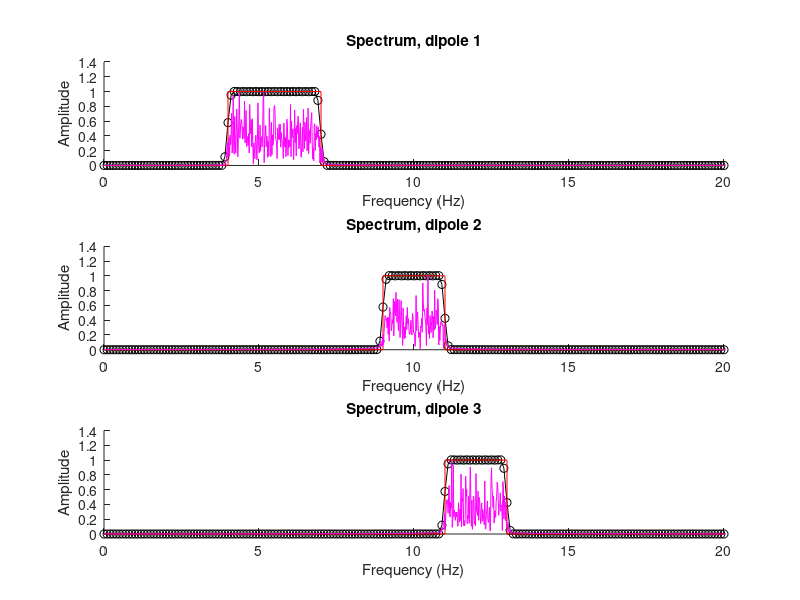

MATLAB code for this plot: (Note: this script raises an error after producing the figure.)
%% gedBounds method to obtain empirical frequency boundaries based on spatial correlations of eigenvectors.
% You can run the entire script to produce figures, and modify the
% simulation as you like.
% 
%  Questions? -> mikexcohen@gmail.com
% 

clear

%% preliminaries

% mat file containing EEG, leadfield and channel locations
load emptyEEG

%% simulation parameters

% boundaries of frequency bands
dipfrex{1} = [  4  7 ];
dipfrex{2} = [  9 11 ];
dipfrex{3} = [ 11 13 ];

% indices of dipole locations
dipoleLoc(1) = 1350;
dipoleLoc(2) =   94;
dipoleLoc(3) =  205;

%% create the dipole time series

% create narrowband nonstationary time series
hz = linspace(0,EEG.srate,EEG.pnts);

% brain of white noise
dipdat = randn(size(EEG.lf.Gain,3),EEG.pnts)*3;

%% optional: brain of pink noise (1/f)
% The method does not depend on the color of the background noise spectrum.
% This is illustrated by using pink noise instead of white noise.

% ed = 2000; % exponential decay parameter
% for di=1:size(EEG.lf.Gain,3)
%     as = rand(1,EEG.pnts) .* exp(-(0:EEG.pnts-1)/ed);
%     data = real(ifft(as .* exp(1i*2*pi*rand(size(as)))));
%     dipdat(di,:) = (data-mean(data))/std(data);
% end

%%

figure(1), clf


for di=1:length(dipoleLoc)
    
    % FIR1 filtered noise
    ford  = round( 30*(EEG.srate/3) );
    fkern = fir1(ford,dipfrex{di}./(EEG.srate/2));
    filtdat = filter(fkern,1,randn(EEG.pnts,1)) * 200;
    
    % put in dipole time series
    dipdat(dipoleLoc(di),:) = filtdat;
    
    subplot(3,1,di), hold on
    plot(linspace(0,EEG.srate,length(fkern)),abs(fft(fkern)),'ko-')
    plot([0 dipfrex{di}(1) dipfrex{di} dipfrex{di}(2) EEG.srate/2],[0 0 1 1 0 0],'r')
    sigX = abs(fft(filtdat));
    plot(linspace(0,EEG.srate,EEG.pnts),sigX/max(sigX),'m')
    set(gca,'xlim',[0 20])
    xlabel('Frequency (Hz)'), ylabel('Amplitude')
    title([ 'Spectrum, dipole ' num2str(di) ])
end

EEG.data = squeeze(EEG.lf.Gain(:,1,:))*dipdat;

%% now for the analysis


%% frex params

numfrex = 80;
frex = logspace(log10(2),log10(30),numfrex);
stds = linspace(1,1,numfrex);

onsets = EEG.srate*2:2*EEG.srate:EEG.pnts-EEG.srate*2;
snipn = 2*EEG.srate;

% initialize
[evals,evecs,maps] = deal(zeros(numfrex,EEG.nbchan));

%% create R

% full R
R = zeros(EEG.nbchan,EEG.nbchan);
for segi=1:length(onsets)
% for segi=1:1
    snipdat = EEG.data(:,onsets(segi):onsets(segi)+snipn);
    snipdat = bsxfun(@minus,snipdat,mean(snipdat,2));
    R = R + snipdat*snipdat'/snipn;
end
R = R/segi;

% regularized R
gamma = .01;
Rr = R*(1-gamma) + eye(EEG.nbchan)*gamma*mean(eig(R));

%% loop over frequencies

for fi=1:numfrex
    
    % filter data
    fdat = filterFGx(EEG.data,EEG.srate,frex(fi),stds(fi),1);
    
    %%% compute S
    % full S
    S = zeros(EEG.nbchan,EEG.nbchan);
    for segi=1:length(onsets)
        snipdat = fdat(:,onsets(segi):onsets(segi)+snipn);
        snipdat = bsxfun(@minus,snipdat,mean(snipdat,2));
        S = S + snipdat*snipdat'/snipn;
    end
    % global variance normalize (optional; this scales the eigenspectrum)
    S = S / (std(S(:))/std(R(:)));
    
    % GED
    [W,L] = eig(S,Rr);
    [evals(fi,:),sidx] = sort(diag(L),'descend');
    W = W(:,sidx);

    % store top component mapp and eigenvector
    maps(fi,:) = W(:,1)'*S;
    evecs(fi,:) = W(:,1);
    
end

%% correlation matrix for clustering

E = zscore(evecs,[],2);
evecCorMat = (E*E'/(EEG.nbchan-1)).^2;

%%

figure(2), clf, set(gcf,'color','w')
contourf(frex,frex,1-evecCorMat,40,'linecolor','none'), hold on
set(gca,'clim',[0 .8],'xscale','log','yscale','log','xtick',round(logspace(log10(1),log10(numfrex),14),1),'ytick',round(logspace(log10(1),log10(numfrex),14),1),'fontsize',15)
xlabel('Frequency (Hz)'), ylabel('Frequency (Hz)') 
axis square, axis xy, colormap bone
title('Eigenvectors correlation matrix')

% box
for i=1:length(dipfrex)
    tbnds = dipfrex{i}; dsearchn(frex',dipfrex{i}');
    plot(tbnds,[1 1]*tbnds(1),'r--','linew',2)
    plot(tbnds,[1 1]*tbnds(2),'r--','linew',2)
    plot([1 1]*tbnds(1),tbnds,'r--','linew',2)
    plot([1 1]*tbnds(2),tbnds,'r--','linew',2)
end


e = evals(:,1);
e = e-min(e); e=e./max(e);
plot(frex,1.5*e+frex(1),'b','linew',2)

h = colorbar;
set(h,'ticklabels',{'1','.8','.6','.4','.2'},'Ticks',0:.2:.8,'fontsize',15)

%% determine the optimal epsilon value

% range of epsilon parameters
nepsis  = 50;
epsis   = linspace(.0001,.05,nepsis);
qvec    = nan(nepsis,1);

for thi=1:length(epsis)
    
    % scan
    freqbands = dbscan(evecCorMat,epsis(thi),3,'Distance','Correlation');
    
    % compute q
    qtmp = zeros(max(freqbands),1);
    MA = false(size(evecCorMat));
    for i=1:max(freqbands)
        M = false(size(evecCorMat));
        M(freqbands==i,freqbands==i) = 1;
        qtmp(i) = mean(mean(evecCorMat(M))) / mean(mean(evecCorMat(~M)));
        MA = MA+M;
    end
    qvec(thi) = mean(qtmp) + log(mean(MA(:)));
end

% run it again on the best epsilon value
[~,epsiidx] = findpeaks(qvec,'NPeaks',1,'SortStr','descend');
if isempty(epsiidx), epsiidx = round(nepsis/2); end
freqbands = dbscan(evecCorMat,epsis(epsiidx),3,'Distance','Correlation');

%% draw empirical bounds on correlation map

for i=1:max(freqbands)
    
    tbnds = frex(freqbands==i);
    tbnds = tbnds([1 end]);
    
    % box
    plot(tbnds,[1 1]*tbnds(1),'m','linew',2)
    plot(tbnds,[1 1]*tbnds(2),'m','linew',2)
    plot([1 1]*tbnds(1),tbnds,'m','linew',2)
    plot([1 1]*tbnds(2),tbnds,'m','linew',2)
end

%% plot the average maps

figure(3), clf, set(gcf,'color','w')
for i=1:3
    
    groundTruth = -squeeze(EEG.lf.Gain(:,1,dipoleLoc(i)));
    
    % ground truth
    subplot(3,3,i)
    topoplotIndie(groundTruth,EEG.chanlocs,'numcontour',0,'electrodes','off');
    title([ 'GT: ' num2str(mean(dipfrex{i})) ' Hz' ])
    
    % maps
    subplot(3,3,i+3)
    m = pca(maps(freqbands==i,:));
    m = m(:,1)*sign(corr(m(:,1),groundTruth));
    topoplotIndie(m,EEG.chanlocs,'numcontour',0,'electrodes','off');
    title([ 'Maps: ' num2str(round(mean(frex(freqbands==i)),2)) ' Hz' ])
    
    % eigenvectors
    subplot(3,3,i+3+3)
    m = pca(evecs(freqbands==i,:));
    m = m(:,1)*sign(corr(m(:,1),groundTruth));
    topoplotIndie(m,EEG.chanlocs,'numcontour',0,'electrodes','off');
    title([ 'E-vecs: ' num2str(round(mean(frex(freqbands==i)),2)) ' Hz' ])
end

set(findall(gcf,'type','axes'),'fontsize',12)

%% done.